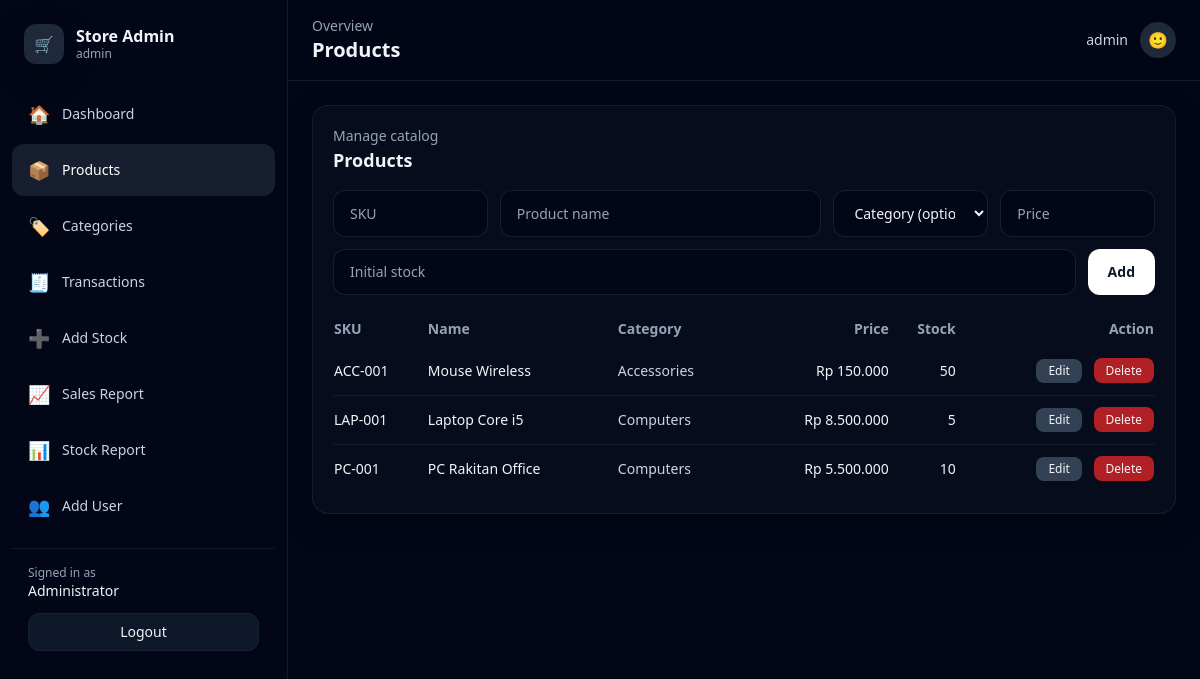
/public/index.php?route=products (signed in), run on the app's committed database.
### tables this page shows
CREATE TABLE products (
  id INT AUTO_INCREMENT PRIMARY KEY,
  sku VARCHAR(50) NOT NULL UNIQUE,
  name VARCHAR(150) NOT NULL,
  category_id INT NULL,
  sell_price INT NOT NULL DEFAULT 0,
  stock INT NOT NULL DEFAULT 0,
  created_at TIMESTAMP DEFAULT CURRENT_TIMESTAMP,
  CONSTRAINT fk_products_category FOREIGN KEY (category_id) REFERENCES categories(id) ON DELETE SET NULL
);

CREATE TABLE categories (
  id INT AUTO_INCREMENT PRIMARY KEY,
  name VARCHAR(120) NOT NULL UNIQUE,
  created_at TIMESTAMP DEFAULT CURRENT_TIMESTAMP
);

### app/Helpers/view.php (called while the page is built, shortened)
<?php
function render(string $view, array $data = []): void {
  require __DIR__ . '/../Views/layout.php';
}

### public/index.php (called while the page is built, shortened)
<?php
require_once __DIR__ . '/../config/db.php';
require_once __DIR__ . '/../app/Helpers/auth.php';
require_once __DIR__ . '/../app/Helpers/view.php';
$route = $_GET['route'] ?? 'dashboard';
switch ($route) {
  case 'products':
    require_once __DIR__ . '/../app/Controllers/ProductController.php';
    $res = ProductController::index($pdo);
    break;
}
$view = $res['view'];
$data = $res['data'] ?? [];
$data['view'] = $view;
render($view, $data);

### app/Helpers/auth.php (called while the page is built, shortened)
<?php
function current_user(): array {
  return $_SESSION['user'] ?? [];
}

### app/Controllers/ProductController.php (called while the page is built, shortened)
<?php
require_once __DIR__ . '/../Helpers/auth.php';
final class ProductController {
  public static function index(PDO $pdo): array {
    $products = $pdo->query("
      SELECT p.*, c.name AS category_name
      FROM products p
      LEFT JOIN categories c ON c.id = p.category_id
      ORDER BY p.id DESC
    ")->fetchAll();
    return [
      'view' => 'products',
      'data' => compact('products', 'categories')
    ];
  }
}

### app/Views/products.php (the view, shortened to what this page needs)
<?php
$title = 'Products';
$subtitle = 'Manage catalog';
?>
<form method="post" action="<?= BASE_URL ?>/public/index.php?route=products"
      class="grid grid-cols-1 md:grid-cols-5 gap-3 mb-4">
  <input name="sku" required placeholder="SKU"
    class="rounded-xl bg-slate-950 border border-slate-800/70 px-4 py-3 text-sm outline-none focus:ring-2 focus:ring-slate-500">
  <input name="name" required placeholder="Product name"
    class="rounded-xl bg-slate-950 border border-slate-800/70 px-4 py-3 text-sm outline-none focus:ring-2 focus:ring-slate-500 md:col-span-2">
  <select name="category_id"
    class="rounded-xl bg-slate-950 border border-slate-800/70 px-4 py-3 text-sm outline-none focus:ring-2 focus:ring-slate-500">
    <option value="">Category (optional)</option>
  </select>
  <input type="number" name="price" required min="0" placeholder="Price"
    class="rounded-xl bg-slate-950 border border-slate-800/70 px-4 py-3 text-sm outline-none focus:ring-2 focus:ring-slate-500">
  <div class="md:col-span-5 flex gap-3">
    <input type="number" name="stock" required min="0" placeholder="Initial stock"
      class="flex-1 rounded-xl bg-slate-950 border border-slate-800/70 px-4 py-3 text-sm outline-none focus:ring-2 focus:ring-slate-500">
    <button class="rounded-xl bg-white text-slate-900 px-5 py-3 text-sm font-semibold hover:bg-slate-100">
      Add
    </button>
  </div>
</form>
<div class="overflow-x-auto">
<table class="min-w-full text-sm">
  <thead class="text-slate-400">
    <tr>
      <th class="text-left py-2">SKU</th>
      <th class="text-left py-2">Name</th>
      <th class="text-left py-2">Category</th>
      <th class="text-right py-2">Price</th>
      <th class="text-right py-2">Stock</th>
      <th class="text-right py-2">Action</th>
    </tr>
  </thead>
  <tbody class="divide-y divide-slate-800/60">
    <?php foreach ($products as $p): ?>
      <tr class="hover:bg-slate-950/40">
        <td class="py-3"><?= htmlspecialchars($p['sku']) ?></td>
        <td class="py-3 font-medium"><?= htmlspecialchars($p['name']) ?></td>
        <td class="py-3 text-slate-300"><?= htmlspecialchars($p['category_name'] ?? '-') ?></td>
        <td class="py-3 text-right">
          Rp <?= number_format((int)$p['sell_price'], 0, ',', '.') ?>
        </td>
        <td class="py-3 text-right"><?= (int)$p['stock'] ?></td>
        <td class="py-3 text-right space-x-2">
          <button
            onclick="openEdit(
              <?= (int)$p['id'] ?>,
              '<?= htmlspecialchars($p['sku'], ENT_QUOTES) ?>',
              '<?= htmlspecialchars($p['name'], ENT_QUOTES) ?>',
              <?= (int)$p['sell_price'] ?>,
              <?= (int)($p['category_id'] ?? 0) ?>
            )"
            class="px-3 py-1 rounded-lg bg-slate-700 hover:bg-slate-600 text-xs">
            Edit
          </button>
          <a
            href="<?= BASE_URL ?>/public/index.php?route=products&delete=<?= (int)$p['id'] ?>"
            onclick="return confirm('Yakin hapus produk ini?')"
            class="px-3 py-1 rounded-lg bg-red-600/80 hover:bg-red-600 text-xs">
            Delete
          </a>
        </td>
      </tr>
    <?php endforeach; ?>
  </tbody>
</table>
</div>
<?php
$body = ob_get_clean();
require __DIR__ . '/_card.php';

### app/Views/layout.php (shortened to what this page needs)
<?php
require_once __DIR__ . '/../Helpers/auth.php';
$u = current_user();
$routes = [
  'dashboard'    => ['label' => 'Dashboard',     'path' => 'dashboard',     'icon' => '🏠', 'roles' => ['admin','kasir','owner']],
  'products'     => ['label' => 'Products',      'path' => 'products',      'icon' => '📦', 'roles' => ['admin']],
  'categories'   => ['label' => 'Categories',    'path' => 'categories',    'icon' => '🏷️', 'roles' => ['admin']],
  'transactions' => ['label' => 'Transactions',  'path' => 'transactions',  'icon' => '🧾', 'roles' => ['admin','kasir']],
  'stock_in'     => ['label' => 'Add Stock',     'path' => 'stock_in',      'icon' => '➕', 'roles' => ['admin','kasir']],
  'reports_sales'=> ['label' => 'Sales Report',  'path' => 'reports_sales', 'icon' => '📈', 'roles' => ['owner', 'admin']],
  'reports_stock'=> ['label' => 'Stock Report',  'path' => 'reports_stock', 'icon' => '📊', 'roles' => ['owner', 'admin']],
  'users_add'    => ['label' => 'Add User',      'path' => 'users_add',     'icon' => '👥', 'roles' => ['admin']],
];
$route = $_GET['route'] ?? 'dashboard';
$title = $routes[$route]['label'] ?? 'Dashboard';
?><!doctype html>
<html lang="en">
<head>
  <script src="https://cdn.tailwindcss.com"></script>
  <link rel="stylesheet" href="<?= BASE_URL ?>/assets/css/app.css">
</head>
<body class="bg-slate-950 text-slate-100">
  <?php if ($route === 'login'): ?>
    <?php require __DIR__ . '/login.php'; ?>
  <?php else: ?>
  <div class="min-h-screen flex">
    <aside class="w-72 bg-slate-950 border-r border-slate-800/60 hidden md:block">
      <div class="px-6 py-6">
        <div class="flex items-center gap-3">
          <div class="h-10 w-10 rounded-xl bg-slate-800 grid place-items-center shadow-soft">🛒</div>
          <div>
            <div class="font-semibold leading-tight"><?= htmlspecialchars(APP_NAME) ?></div>
            <div class="text-xs text-slate-400"><?= htmlspecialchars($u['role'] ?? 'user') ?></div>
          </div>
        </div>
      </div>
      <nav class="px-3 pb-6">
      <?php foreach ($routes as $key => $item):
      $active = ($route === $key);
      ?>
          <a href="<?= BASE_URL ?>/public/index.php?route=<?= urlencode($key) ?>"
             class="flex items-center gap-3 px-4 py-3 rounded-xl mb-1
                    <?= $active ? 'bg-slate-800/70 text-white' : 'text-slate-300 hover:bg-slate-900/60 hover:text-white' ?>">
            <span class="text-lg"><?= $item['icon'] ?></span>
            <span class="text-sm font-medium"><?= htmlspecialchars($item['label']) ?></span>
          </a>
        <?php endforeach; ?>
        <div class="mt-4 border-t border-slate-800/60 pt-4 px-4">
          <div class="text-xs text-slate-400">Signed in as</div>
          <div class="text-sm font-medium"><?= htmlspecialchars($u['name'] ?? $u['username'] ?? '-') ?></div>
          <a href="<?= BASE_URL ?>/public/index.php?route=logout"
             class="mt-3 inline-flex items-center justify-center w-full px-4 py-2 rounded-xl bg-slate-900 hover:bg-slate-800 border border-slate-800/60 text-sm">
            Logout
          </a>
        </div>
      </nav>
    </aside>
    <main class="flex-1">
      <div class="sticky top-0 z-10 bg-slate-950/80 backdrop-blur border-b border-slate-800/60">
        <div class="px-6 py-4 flex items-center justify-between">
          <div>
            <div class="text-sm text-slate-400">Overview</div>
            <div class="text-xl font-semibold"><?= htmlspecialchars($title) ?></div>
          </div>
          <div class="flex items-center gap-3">
            <div class="hidden sm:block text-sm text-slate-300"><?= htmlspecialchars($u['username'] ?? '') ?></div>
            <div class="h-9 w-9 rounded-full bg-slate-800 grid place-items-center">🙂</div>
          </div>
        </div>
      </div>
      <div class="px-6 py-6">
        <?php require __DIR__ . '/' . $view . '.php'; ?>
      </div>
    </main>
  </div>
  <?php endif; ?>
</body>
</html>

### app/Views/_card.php (shortened to what this page needs)
<div class="rounded-2xl border border-slate-800/60 bg-slate-900/40 p-5 shadow-soft">
  <div class="flex items-center justify-between mb-4">
    <div>
      <div class="text-sm text-slate-400"><?= htmlspecialchars($subtitle) ?></div>
      <div class="text-lg font-semibold"><?= htmlspecialchars($title) ?></div>
    </div>
  </div>
  <?= $body ?>
</div>

### assets/css/app.css (style rules this page uses)
:root { color-scheme:dark }
* { scrollbar-color:#334155 transparent; scrollbar-width:thin }
a { transition:all .15s ease }

### data on the page
products: sku "ACC-001", name "Mouse Wireless", category.name "Accessories", sell_price "150.000", stock "50"
products: sku "LAP-001", name "Laptop Core i5", category.name "Computers", sell_price "8.500.000", stock "5"
products: sku "PC-001", name "PC Rakitan Office", category.name "Computers", sell_price "5.500.000", stock "10"

### other printed values
APP_NAME "Store Admin"
$u['role'] "admin"
$item['icon'] "🏠"
$item['label'] "Dashboard"
$item['icon'] "📦"
$item['label'] "Products"
$item['icon'] "🏷️"
$item['label'] "Categories"
$item['icon'] "🧾"
$item['label'] "Transactions"
$item['icon'] "➕"
$item['label'] "Add Stock"
$item['icon'] "📈"
$item['label'] "Sales Report"
$item['icon'] "📊"
